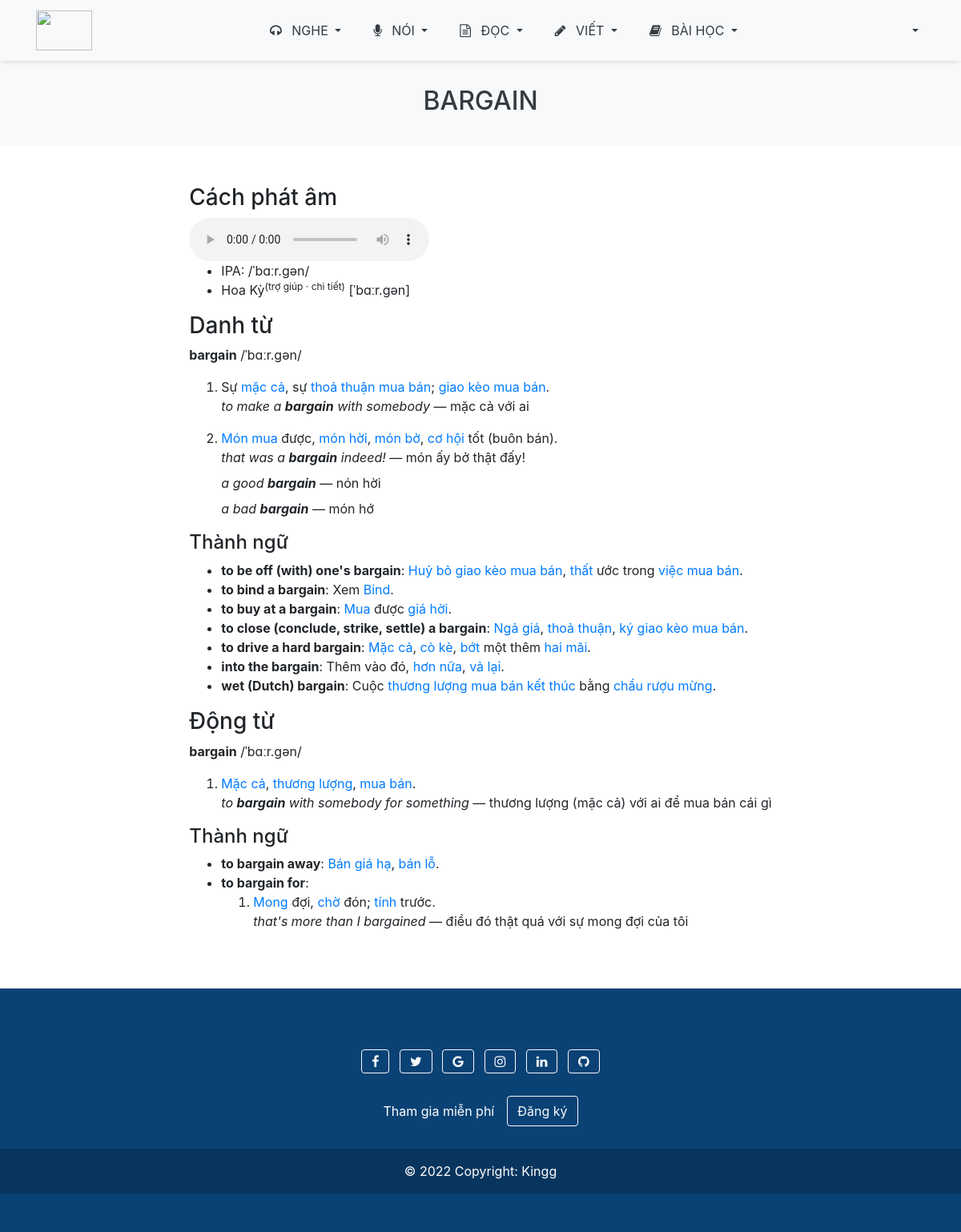
The page /user/lesson.php?id_lesson=7 on the database its author committed.
### tables this page shows
CREATE TABLE `lesson` (
  `id_lesson` int(11) NOT NULL,
  `name_lesson` text NOT NULL,
  `content_lesson` text NOT NULL,
  `id_detaillesson` int(11) NOT NULL
);

### user/lesson.php (the view, shortened to what this page needs)
<?php include('../pages/head.php') ?>
<?php include('../pages/nav.php') ?>
<?php
include('../admin/dbconnect.php');
?>
<div class="w-100 bg-light" style="margin-top: 82px;height: 100px;text-align: center;padding-top: 25px;">
    <div class="container">
        <?php
        $id = $_GET['id_lesson'];
        $res = mysqli_query($link, "SELECT * FROM lesson WHERE id_detaillesson = '" . $id . "'");
        while ($row = mysqli_fetch_array($res)) {
        ?>
            <h2 class="text-dark text-uppercase"><?php echo $row['name_lesson'] ?></h2>
        <?php
        }
        ?>
    </div>
</div>
<div class="album py-5">
    <div class="container d-flex justify-content-center" style="flex-wrap: wrap;">
        <?php
        $id = $_GET['id_lesson'];
        $sql = mysqli_query($link, "SELECT * FROM lesson WHERE id_detaillesson = '" . $id . "'");
        while ($result = mysqli_fetch_array($sql)) {
        ?>
            <div class="mx-2 mb-2">
                <?php echo $result['content_lesson'] ?>
            </div>
        <?php
        }
        ?>
    </div>
</div>
<?php include('../pages/footer.php') ?>

### rows shown on the page
lesson: name_lesson "BARGAIN", content_lesson "Cách phát âm IPA: /ˈbɑːr.ɡən/ Hoa Kỳ (trợ giúp · chi tiết) [ˈbɑːr.ɡən] Danh từ bargain /ˈbɑːr.ɡən/ Sự mặc cả , sự thoả thuận mua bán ; giao kèo mua bán . to make a bargain with somebody — mặc cả với ai Món mua được, món hời , món bở , cơ hội tốt (buôn bán). that was a bargain indeed! — món ấy bở thật đấy! a good bargain — nón hời a bad bargain — món hớ Thành ngữ to be off (with) one's bargain : Huỷ bỏ giao kèo mua bán , thất ước trong việc mua bán . to bind a bargain : Xem Bind . to buy at a bargain : Mua được giá hời . to close (conclude, strike, settle) a bargain : Ngả giá , thoả thuận , ký giao kèo mua bán . to drive a hard bargain : Mặc cả , cò kè , bớt một thêm hai mãi . into the…"
